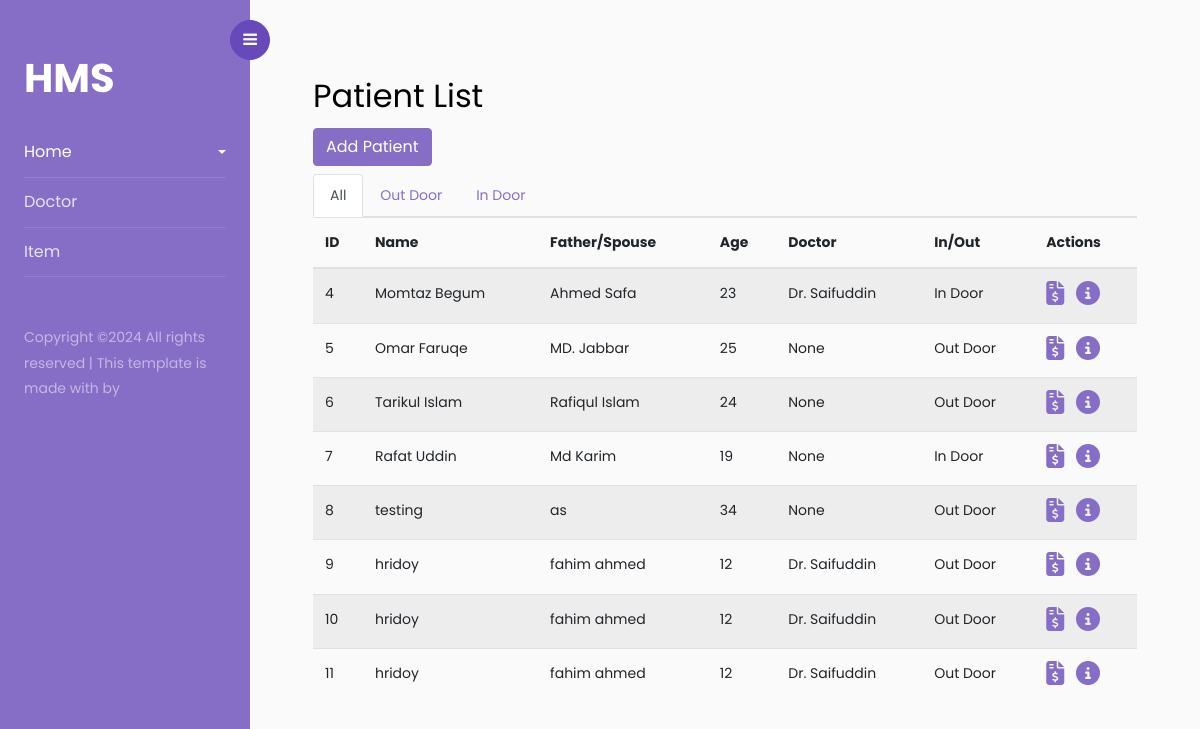
The page /patient/ on the database its author committed.
### bnh/models.py (models this page shows, shortened)
class Patient(models.Model):
    patient_type = models.CharField(max_length=50, choices=admit_type)
    name = models.CharField(max_length=120)
    father = models.CharField(max_length=120)
    mother = models.CharField(max_length=120, blank=True, null=True)
    gender = models.CharField(max_length=50, choices=gender_ch)
    address = models.CharField(max_length=250)
    ref_by = models.CharField(max_length=120, blank=True, null=True)
    doctor = models.ForeignKey(Doctor, on_delete=models.SET_NULL, null=True, blank=True)
    age =  models.IntegerField(default=0)
    mobile = models.CharField(max_length=50)
    bed_no = models.CharField(max_length=50, blank=True, null=True)
    cabin = models.CharField(max_length=50, blank=True, null=True)
    b_group = models.CharField(max_length=50, choices=b_group, blank=True, null=True)
    times_of_visit = models.IntegerField(default=0)
    admit_time = models.DateTimeField(auto_now=True)

class Doctor(models.Model):
    name = models.CharField(max_length=120)
    dc_degree = models.CharField(max_length=120)
    address = models.CharField(max_length=200)
    status = models.CharField(max_length=50, choices=dc_status)
    gender = models.CharField(max_length=50, choices=gender_ch)
    fees = models.IntegerField(blank=True, null=True)
    def __str__(self):
        return self.name

### bnh/views.py (the view)
# urls.py: path('patient/', patient_list, name='patient-list'),
def patient_list(request):
    filter_type = request.GET.get('type')
    if filter_type:
        patient_list = Patient.objects.filter(patient_type=filter_type)
    else:
        patient_list = Patient.objects.all()
    context = {
        'patient_list':patient_list
    }
    return render(request, 'patient_list.html', context)

### bnh/templates/patient_list.html (shortened to what this page needs)
{%extends 'base.html'%}
{% block content %}
<div class="container mt-4">
    <h2>Patient List</h2>
    <a href="{% url 'bnh:create-patient' %}" class="btn btn-primary mb-2" style="color:white;">
        Add Patient
    </a>
    <ul class="nav nav-tabs">
        <li class="nav-item">
          <a id="allFilter" class="nav-link" href="{% url 'bnh:patient-list' %}">All</a>
        </li>
        <li class="nav-item">
          <a id="outDoor" class="nav-link" href="{% url 'bnh:patient-list' %}?type=Out%20Door">Out Door</a>
        </li>
        <li class="nav-item">
          <a id="inDoor" class="nav-link" href="{% url 'bnh:patient-list' %}?type=In%20Door">In Door</a>
        </li>
      </ul>
    <table class="table table-striped">
        <thead>
            <tr>
                <th>ID</th>
                <th>Name</th>
                <th>Father/Spouse</th>
                <th>Age</th>
                <th>Doctor</th>
                <th>In/Out</th>
                <th>Actions</th>
            </tr>
        </thead>
        <tbody>
            {% for patient in patient_list %}
                <tr>
                    <td>{{ patient.id }}</td>
                    <td>{{ patient.name }}</td>
                    <td>{{ patient.father }}</td>
                    <td>{{ patient.age }}</td>
                    <td>{{ patient.doctor }}</td>
                    <td>{{ patient.patient_type }}</td>
                    <td>
                        <a href="{% url 'bnh:bill-list' patient.id %}"><i style="font-size: 1.5rem;" class="fa-solid fa-file-invoice-dollar"></i></a>
                        <a class="ml-2" href="{% url 'bnh:patient-detail' patient.id %}"><i style="font-size: 1.5rem;" class="fa-solid fa-circle-info"></i></a>
                    </td>
                </tr>
            {% endfor %}
        </tbody>
    </table>
</div>
{% endblock content %}

### rows shown on the page
Patient: id "4", name "Momtaz Begum", father "Ahmed Safa", age "23", doctor "Dr. Saifuddin", patient_type "In Door"
Patient: id "5", name "Omar Faruqe", father "MD. Jabbar", age "25", doctor "None", patient_type "Out Door"
Patient: id "6", name "Tarikul Islam", father "Rafiqul Islam", age "24", doctor "None", patient_type "Out Door"
Patient: id "7", name "Rafat Uddin", father "Md Karim", age "19", doctor "None", patient_type "In Door"
Patient: id "8", name "testing", father "as", age "34", doctor "None", patient_type "Out Door"
Patient: id "9", name "hridoy", father "fahim ahmed", age "12", doctor "Dr. Saifuddin", patient_type "Out Door"
Patient: id "10", name "hridoy", father "fahim ahmed", age "12", doctor "Dr. Saifuddin", patient_type "Out Door"
Patient: id "11", name "hridoy", father "fahim ahmed", age "12", doctor "Dr. Saifuddin", patient_type "Out Door"
